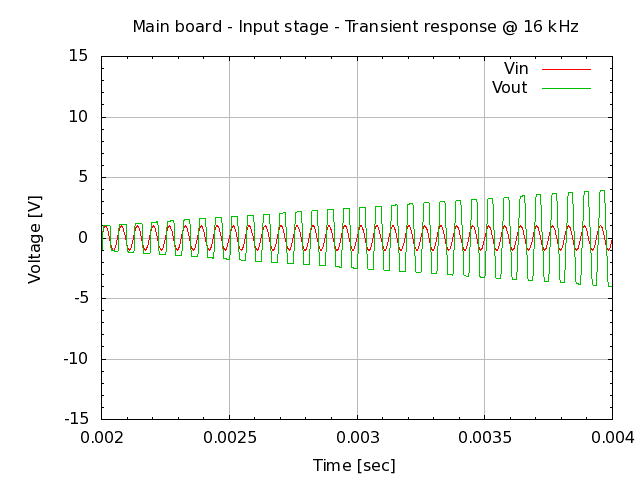

Here is the gnuplot script that generated this plot:
# setup terminal
set term png

# setup graph
set output "26.003.00.02.03-3.png"
set title "Main board - Input stage - Transient response @ 16 kHz"

# setup Y-axis
set yrange [-15:15]
set grid ytics lt 1 lw 1 lc rgb "#bbbbbb"
set mytics
set ylabel "Voltage [V]"

# setup X-axis
set grid xtics lt 1 lw 1 lc rgb "#bbbbbb"
set mxtics
set xrange [0.002:0.004]
set xlabel "Time [sec]"

# setup plot style
set style data lines
plot '26.003.00.02.03.dat' using 1:2 title "Vin", \
     '26.003.00.02.03.dat' using 1:3 title "Vout"

# set output back to default
set output

# reset terminal type
set terminal pop
